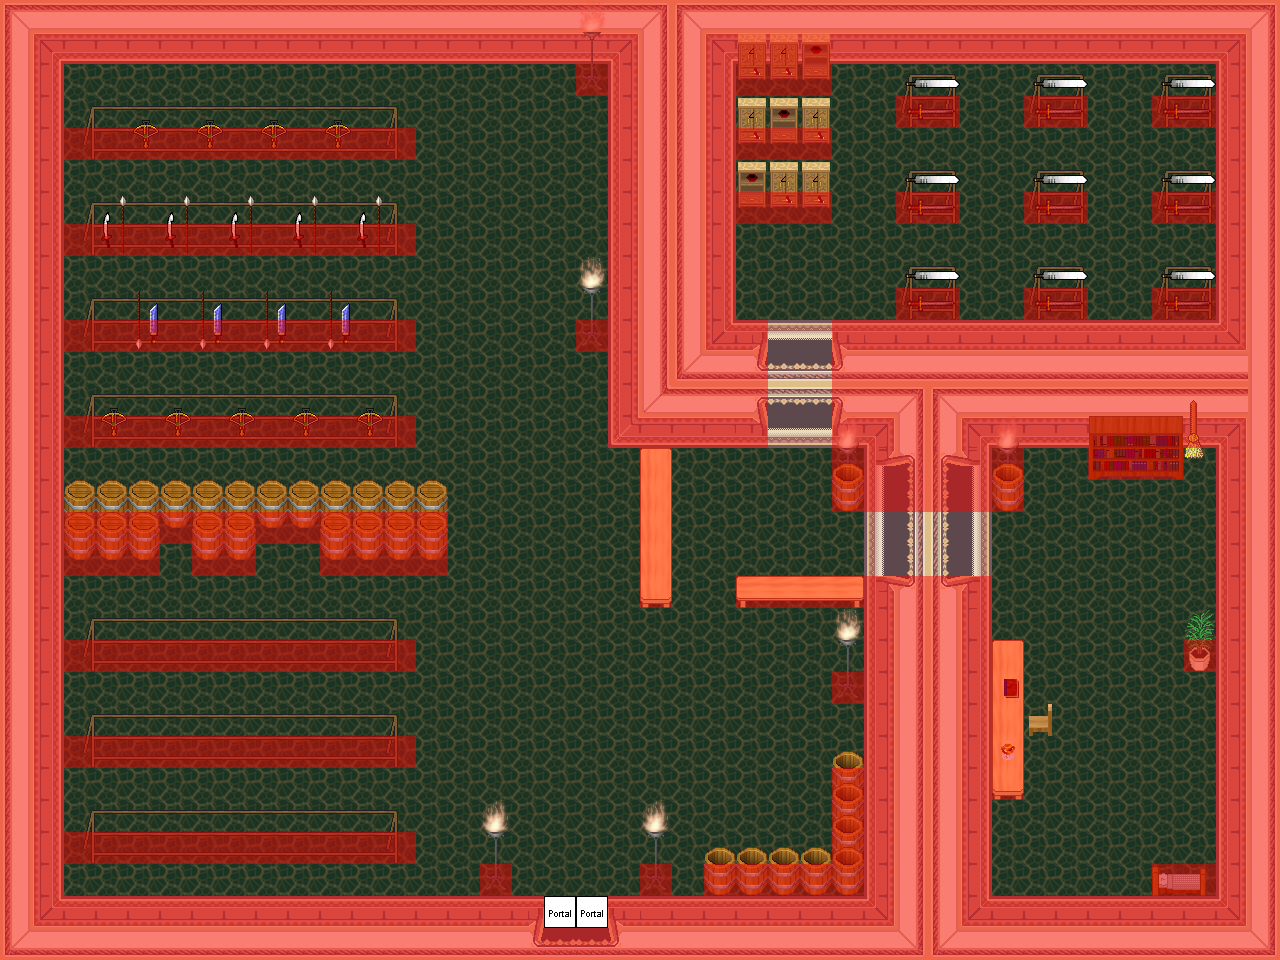

A 2D game scene composited from a Tiled map and its tileset images. What follows is a short description and the map's XML, with each tile layer's data collapsed to a summary:
An orthogonal 40x30 tile map with 32x32 px tiles, 7 tile layers (0_floor, 1_terrain, 2_object, 3_roof, ...), 26 tilesets.

<map version="1.8" tiledversion="1.8.4" orientation="orthogonal" renderorder="right-down" width="40" height="30" tilewidth="32" tileheight="32" infinite="0" nextlayerid="8" nextobjectid="1">
 <tileset firstgid="1" name="wall" tilewidth="32" tileheight="32" tilecount="16" columns="2">
  <image source="../../tileset/building/wall/int_wall_pale.png" width="64" height="256" />
 </tileset>
 <tileset firstgid="17" name="wall2" tilewidth="32" tileheight="32" tilecount="20" columns="2">
  <image source="../../tileset/building/wall/int_wall_purple.png" width="64" height="320" />
 </tileset>
 <tileset firstgid="37" name="entrance" tilewidth="32" tileheight="32" tilecount="36" columns="9">
  <image source="../../tileset/building/entrance/pale_red_ns.png" width="288" height="128" />
 </tileset>
 <tileset firstgid="73" name="entrance details" tilewidth="32" tileheight="32" tilecount="6" columns="3">
  <image source="../../tileset/building/entrance/detail_ns.png" width="96" height="64" />
 </tileset>
 <tileset firstgid="79" name="entrance 2" tilewidth="32" tileheight="32" tilecount="48" columns="8">
  <image source="../../tileset/building/entrance/pale_red_ew.png" width="256" height="192" />
 </tileset>
 <tileset firstgid="127" name="entrance 2 details" tilewidth="32" tileheight="32" tilecount="6" columns="2">
  <image source="../../tileset/building/entrance/detail_ew.png" width="64" height="96" />
 </tileset>
 <tileset firstgid="133" name="weapons rack" tilewidth="32" tileheight="32" tilecount="18" columns="9">
  <image source="../../tileset/item/armor/weapons_rack.png" width="288" height="64" />
 </tileset>
 <tileset firstgid="151" name="barrel" tilewidth="32" tileheight="32" tilecount="2" columns="1">
  <image source="../../tileset/item/pot/small_barrel.png" width="32" height="64" />
 </tileset>
 <tileset firstgid="153" name="table" tilewidth="32" tileheight="32" tilecount="3" columns="1">
  <image source="../../tileset/furniture/table/long_front_on_pale.png" width="32" height="96" />
 </tileset>
 <tileset firstgid="156" name="table 2" tilewidth="32" tileheight="32" tilecount="3" columns="3">
  <image source="../../tileset/furniture/table/long_side_on_pale.png" width="96" height="32" />
 </tileset>
 <tileset firstgid="159" name="barrel 2" tilewidth="32" tileheight="32" tilecount="2" columns="1">
  <image source="../../tileset/item/pot/barrel_tall.png" width="32" height="64" />
 </tileset>
 <tileset firstgid="161" name="weapon rack 2" tilewidth="32" tileheight="32" tilecount="4" columns="2">
  <image source="../../tileset/item/armor/sword_rack.png" width="64" height="64" />
 </tileset>
 <tileset firstgid="165" name="shelf1" tilewidth="32" tileheight="32" tilecount="6" columns="3">
  <image source="../../tileset/furniture/shelve/bright_bookshelf_and_cupboard.png" width="96" height="64" />
 </tileset>
 <tileset firstgid="171" name="bet" tilewidth="32" tileheight="32" tilecount="2" columns="2">
  <image source="../../tileset/furniture/bed/side_on.png" width="64" height="32" />
 </tileset>
 <tileset firstgid="173" name="chair" tilewidth="32" tileheight="32" tilecount="4" columns="2">
  <image source="../../tileset/furniture/chair/wooden_pale.png" width="64" height="64" />
 </tileset>
 <tileset firstgid="177" name="bookshelf" tilewidth="32" tileheight="32" tilecount="6" columns="3">
  <image source="../../tileset/furniture/shelve/dark_bookshelf_2.png" width="96" height="64" />
 </tileset>
 <tileset firstgid="183" name="plant" tilewidth="32" tileheight="32" tilecount="2" columns="1">
  <image source="../../tileset/plant/indoor/oriental_plant.png" width="32" height="64" />
 </tileset>
 <tileset firstgid="185" name="book" tilewidth="32" tileheight="32" tilecount="4" columns="2">
  <image source="../../tileset/item/documents/book.png" width="64" height="64" />
 </tileset>
 <tileset firstgid="189" name="brush" tilewidth="32" tileheight="32" tilecount="3" columns="1">
  <image source="../../tileset/item/brush.png" width="32" height="96" />
 </tileset>
 <tileset firstgid="192" name="drink" tilewidth="32" tileheight="32" tilecount="2" columns="1">
  <image source="../../tileset/item/drink/cognac.png" width="32" height="64" />
 </tileset>
 <tileset firstgid="194" name="portal" tilewidth="32" tileheight="32" tilecount="24" columns="8">
  <image source="../../tileset/logic/portal.png" width="256" height="96" />
 </tileset>
 <tileset firstgid="218" name="collision" tilewidth="32" tileheight="32" tilecount="1" columns="1">
  <image source="../../tileset/logic/collision.png" width="32" height="32" />
 </tileset>
 <tileset firstgid="219" name="steel lamp" tilewidth="32" tileheight="32" tilecount="3" columns="1">
  <image source="../../tileset/furniture/light/iron_lamp.png" width="32" height="96" />
 </tileset>
 <tileset firstgid="222" name="flames" tilewidth="32" tileheight="32" tilecount="6" columns="6">
  <image source="../../tileset/furniture/light/flames.png" width="192" height="32" />
 </tileset>
 <tileset firstgid="228" name="greenGround2" tilewidth="32" tileheight="32" tilecount="2" columns="2">
  <image source="../../tileset/ground/greenGround2.png" width="64" height="32" />
 </tileset>
 <tileset firstgid="230" name="pale_red_ew_transparent_doors" tilewidth="32" tileheight="32" tilecount="24" columns="4">
  <image source="../../tileset/building/entrance/pale_red_ew_transparent_doors.png" width="128" height="192" />
 </tileset>
 <layer id="1" name="0_floor" width="40" height="30">
  <data>[1200 cells, 1200 non-empty, 1 distinct tile ids]</data>
 </layer>
 <layer id="2" name="1_terrain" width="40" height="30">
  <data>[1200 cells, 592 non-empty, 69 distinct tile ids]</data>
 </layer>
 <layer id="3" name="2_object" width="40" height="30">
  <data>[1200 cells, 28 non-empty, 14 distinct tile ids]</data>
 </layer>
 <layer id="4" name="3_roof" width="40" height="30">
  <data>[1200 cells, 161 non-empty, 34 distinct tile ids]</data>
 </layer>
 <layer id="5" name="objects" width="40" height="30">
  <data>[1200 cells, 2 non-empty, 1 distinct tile ids]</data>
 </layer>
 <layer id="6" name="collision" width="40" height="30" opacity="0.47">
  <data>[1200 cells, 572 non-empty, 1 distinct tile ids]</data>
 </layer>
 <layer id="7" name="protection" width="40" height="30">
  <data>[1200 cells, 0 non-empty, 0 distinct tile ids]</data>
 </layer>
</map>
